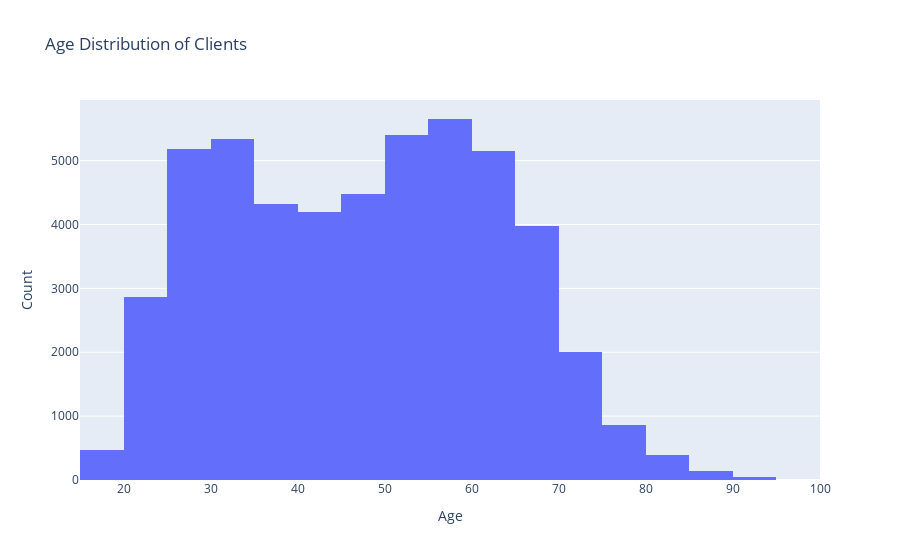

The cell this chart's notebook holds for it:
### Markdown cell above
# Distribution of Client Ages

### Code cell
fig_age = px.histogram(df_exp_demo, x='clnt_age', nbins=30, title='Age Distribution of Clients')
fig_age.update_layout(xaxis_title='Age', yaxis_title='Count')
fig_age.show()

### Figure 1 — Plotly figure (JSON) as saved in the notebook; plotly's stock layout.template omitted (floating-point values rounded to 4 significant figures; data arrays with more than 128 entries replaced by an {"elided": "..."} marker saying what was removed)
{"data": [{"bingroup": "x", "hovertemplate": "clnt_age=%{x}<br>count=%{y}<extra></extra>", "legendgroup": "", "marker": {"color": "#636efa", "pattern": {"shape": ""}}, "name": "", "nbinsx": 30, "orientation": "v", "showlegend": false, "type": "histogram", "x": {"elided": "50487 float values"}, "xaxis": "x", "yaxis": "y"}], "layout": {"barmode": "relative", "legend": {"tracegroupgap": 0}, "title": {"text": "Age Distribution of Clients"}, "xaxis": {"anchor": "y", "domain": [0, 1], "title": {"text": "Age"}}, "yaxis": {"anchor": "x", "domain": [0, 1], "title": {"text": "Count"}}}}
